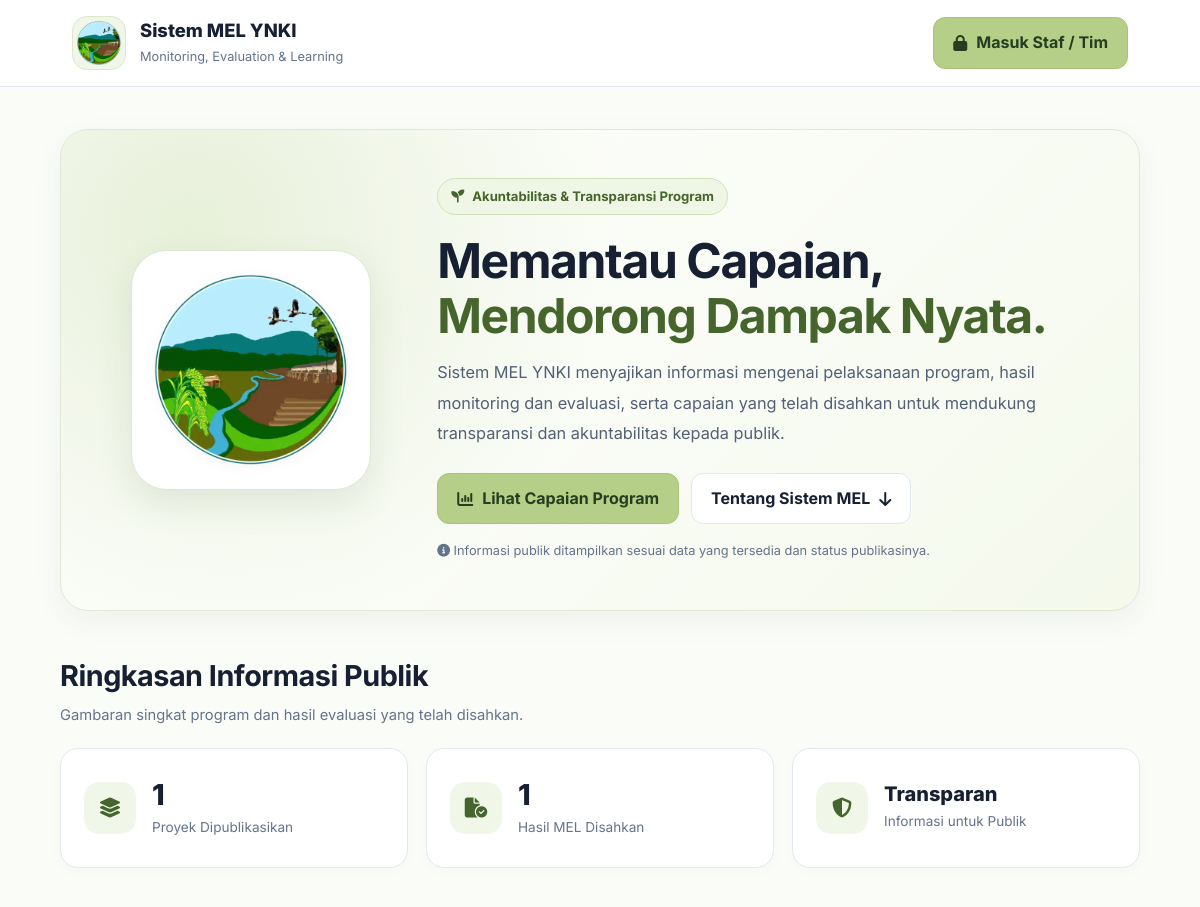
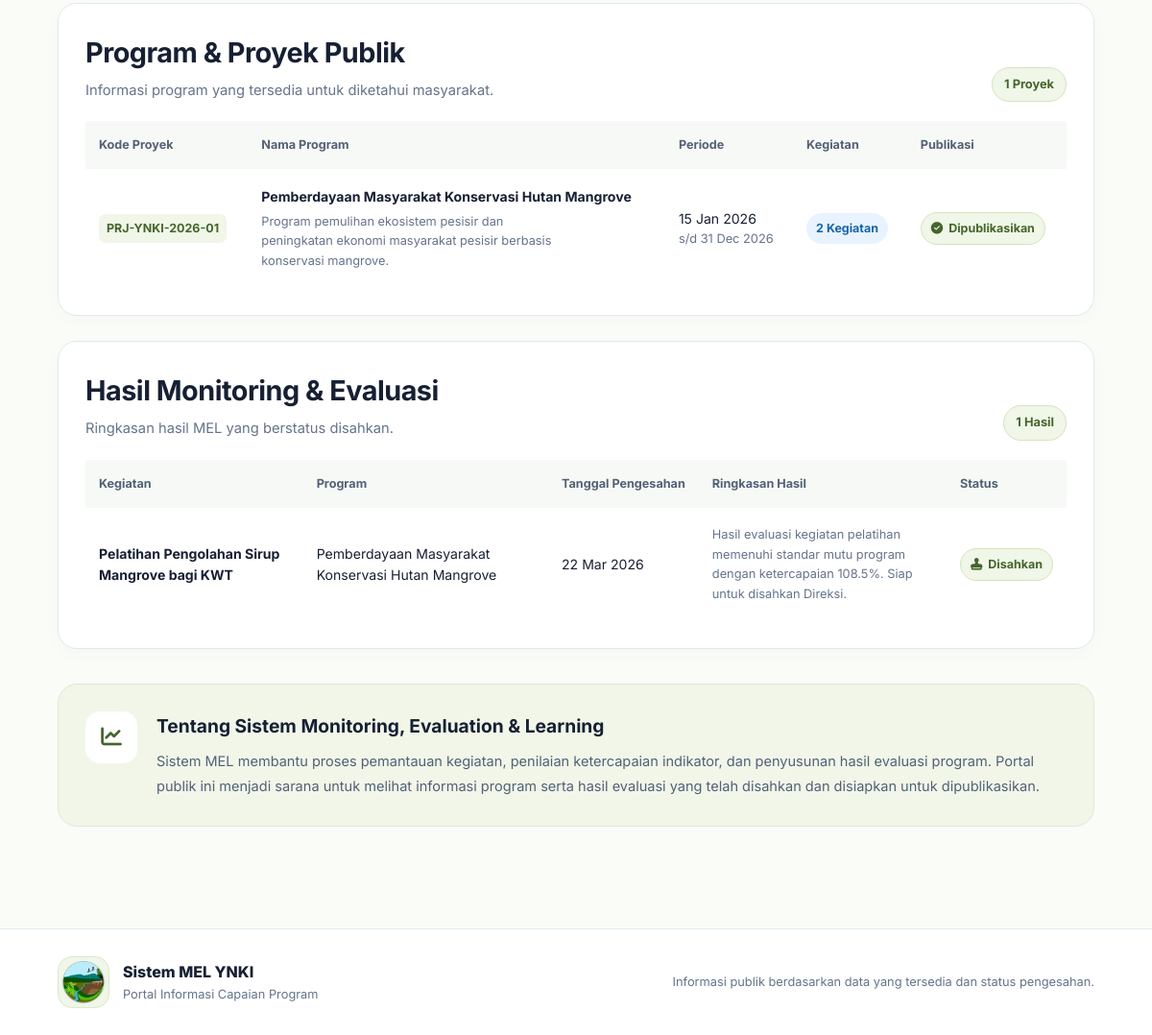
The page / on the database its author committed (2 pictures, top to bottom).
### tables this page shows
CREATE TABLE `mel_results` (
  `mel_result_id` int(11) NOT NULL,
  `activity_id` int(11) NOT NULL,
  `evaluation_id` int(11) NOT NULL,
  `submitted_by` int(11) NOT NULL,
  `submission_date` date NOT NULL,
  `result_summary` text DEFAULT NULL,
  `status` varchar(50) DEFAULT NULL
);

CREATE TABLE `projects` (
  `project_id` int(11) NOT NULL,
  `project_code` varchar(50) NOT NULL,
  `project_name` varchar(200) NOT NULL,
  `description` text DEFAULT NULL,
  `start_date` date DEFAULT NULL,
  `end_date` date DEFAULT NULL,
  `status` varchar(50) DEFAULT NULL,
  `public_status` varchar(50) DEFAULT NULL,
  `created_by` int(11) NOT NULL,
  `created_at` datetime DEFAULT current_timestamp()
);

CREATE TABLE `activities` (
  `activity_id` int(11) NOT NULL,
  `project_id` int(11) NOT NULL,
  `activity_name` varchar(200) NOT NULL,
  `description` text DEFAULT NULL,
  `location` varchar(200) DEFAULT NULL,
  `activity_type` varchar(50) DEFAULT 'Kuantitatif' COMMENT 'Jenis kegiatan: Kuantitatif atau Kualitatif',
  `status` varchar(50) DEFAULT NULL,
  `created_at` datetime DEFAULT current_timestamp()
);

CREATE TABLE `approvals` (
  `approval_id` int(11) NOT NULL,
  `mel_result_id` int(11) NOT NULL,
  `approved_by` int(11) NOT NULL,
  `approval_date` date NOT NULL,
  `decision` varchar(50) DEFAULT NULL,
  `notes` text DEFAULT NULL
);

### views/public/index.php (the view, shortened to what the rows shown need)
<!DOCTYPE html>
<html lang="id">
<head>
    <link rel="stylesheet" href="https://cdnjs.cloudflare.com/ajax/libs/font-awesome/6.4.0/css/all.min.css">
    <link rel="stylesheet" href="<?= BASE_URL ?>/public/css/style.css">
</head>
<body>
<?php
$publishedMelResults = array_values(array_filter(
    $melResults ?? [],
    static fn($result) => ($result['status'] ?? '') === 'Disetujui'
));
$publicProjects = $publicProjects ?? [];
?>
<header class="public-header">
    <a href="<?= BASE_URL ?>/" class="brand" aria-label="Beranda Sistem MEL YNKI">
        <img
            class="brand-logo"
            src="<?= BASE_URL ?>/gambar%20logo/ynki-icon.webp"
            alt="Logo YNKI"
        >
        <span>
            <span class="brand-name" style="display:block;">Sistem MEL YNKI</span>
            <span class="brand-subtitle">Monitoring, Evaluation & Learning</span>
        </span>
    </a>
    <a href="<?= BASE_URL ?>/login" class="btn-public">
        <i class="fa-solid fa-lock"></i>
        Masuk Staf / Tim
    </a>
</header>
<main class="container">
    <section class="hero">
        <div class="hero-brand">
            <div class="hero-logo-wrap">
                <img
                    class="hero-logo"
                    src="<?= BASE_URL ?>/gambar%20logo/ynki-icon.webp"
                    alt="Logo Yayasan YNKI"
                >
            </div>
        </div>
        <div>
            <span class="eyebrow">
                <i class="fa-solid fa-seedling"></i>
                Akuntabilitas & Transparansi Program
            </span>
            <h1>
                Memantau Capaian,<br>
                <span>Mendorong Dampak Nyata.</span>
            </h1>
            <p class="hero-description">
                Sistem MEL YNKI menyajikan informasi mengenai pelaksanaan
                program, hasil monitoring dan evaluasi, serta capaian yang
                telah disahkan untuk mendukung transparansi dan akuntabilitas
                kepada publik.
            </p>
            <div class="hero-actions">
                <a href="#capaian" class="btn-public">
                    <i class="fa-solid fa-chart-column"></i>
                    Lihat Capaian Program
                </a>
                <a href="#tentang" class="btn-public btn-outline">
                    Tentang Sistem MEL
                    <i class="fa-solid fa-arrow-down"></i>
                </a>
            </div>
            <div class="hero-note">
                <i class="fa-solid fa-circle-info"></i>
                Informasi publik ditampilkan sesuai data yang tersedia dan
                status publikasinya.
            </div>
        </div>
    </section>
    <section class="section" id="capaian">
        <div class="section-heading">
            <div>
                <h2>Ringkasan Informasi Publik</h2>
                <p>Gambaran singkat program dan hasil evaluasi yang telah disahkan.</p>
            </div>
        </div>
        <div class="metrics">
            <div class="metric-card">
                <div class="metric-icon">
                    <i class="fa-solid fa-layer-group"></i>
                </div>
                <div>
                    <div class="metric-value">
                        <?= count($publicProjects) ?>
                    </div>
                    <div class="metric-label">Proyek Dipublikasikan</div>
                </div>
            </div>
            <div class="metric-card">
                <div class="metric-icon">
                    <i class="fa-solid fa-file-circle-check"></i>
                </div>
                <div>
                    <div class="metric-value">
                        <?= count($publishedMelResults) ?>
                    </div>
                    <div class="metric-label">Hasil MEL Disahkan</div>
                </div>
            </div>
            <div class="metric-card">
                <div class="metric-icon">
                    <i class="fa-solid fa-shield-halved"></i>
                </div>
                <div>
                    <div class="metric-value" style="font-size:1.25rem;">
                        Transparan
                    </div>
                    <div class="metric-label">Informasi untuk Publik</div>
                </div>
            </div>
        </div>
    </section>
    <section class="content-card">
        <div class="section-heading">
            <div>
                <h2>Program & Proyek Publik</h2>
                <p>Informasi program yang tersedia untuk diketahui masyarakat.</p>
            </div>
            <span class="section-count">
                <?= count($publicProjects) ?> Proyek
            </span>
        </div>
        <div class="table-responsive">
            <table class="public-table">
                <thead>
                    <tr>
                        <th>Kode Proyek</th>
                        <th>Nama Program</th>
                        <th>Periode</th>
                        <th>Kegiatan</th>
                        <th>Publikasi</th>
                    </tr>
                </thead>
                <tbody>
                    <?php if (empty($publicProjects)): ?>
                        <tr>
                            <td colspan="5">
                                <div class="empty-state">
                                    <i class="fa-solid fa-folder-open"></i>
                                    <strong>Belum ada proyek yang dipublikasikan</strong>
                                    Informasi program akan ditampilkan di sini
                                    setelah tersedia untuk publik.
                                </div>
                            </td>
                        </tr>
                    <?php else: ?>
                        <?php foreach ($publicProjects as $p): ?>
                            <tr>
                                <td>
                                    <span class="project-code">
                                        <?= htmlspecialchars($p['project_code'] ?? '-', ENT_QUOTES, 'UTF-8') ?>
                                    </span>
                                </td>
                                <td>
                                    <span class="item-title">
                                        <?= htmlspecialchars($p['project_name'] ?? '-', ENT_QUOTES, 'UTF-8') ?>
                                    </span>
                                    <span class="item-description">
                                        <?php
                                        $description = trim($p['description'] ?? '');
                                        echo htmlspecialchars(
                                            mb_strimwidth($description, 0, 110, '...'),
                                            ENT_QUOTES,
                                            'UTF-8'
                                        );
                                        ?>
                                    </span>
                                </td>
                                <td>
                                    <?php
                                    $startDate = !empty($p['start_date'])
                                        ? date('d M Y', strtotime($p['start_date']))
                                        : '-';
                                    $endDate = !empty($p['end_date'])
                                        ? date('d M Y', strtotime($p['end_date']))
                                        : '-';
                                    ?>
                                    <span style="white-space:nowrap;">
                                        <?= htmlspecialchars($startDate, ENT_QUOTES, 'UTF-8') ?>
                                    </span>
                                    <span style="display:block;color:var(--public-muted);font-size:.8rem;">
                                        s/d <?= htmlspecialchars($endDate, ENT_QUOTES, 'UTF-8') ?>
                                    </span>
                                </td>
                                <td>
                                    <span class="activity-badge">
                                        <?= (int) ($p['total_activities'] ?? 0) ?> Kegiatan
                                    </span>
                                </td>
                                <td>
                                    <span class="status-badge">
                                        <i class="fa-solid fa-circle-check"></i>
                                        <?= htmlspecialchars($p['public_status'] ?? 'Dipublikasikan', ENT_QUOTES, 'UTF-8') ?>
                                    </span>
                                </td>
                            </tr>
                        <?php endforeach; ?>
                    <?php endif; ?>
                </tbody>
            </table>
        </div>
    </section>
    <section class="content-card">
        <div class="section-heading">
            <div>
                <h2>Hasil Monitoring & Evaluasi</h2>
                <p>Ringkasan hasil MEL yang berstatus disahkan.</p>
            </div>
            <span class="section-count">
                <?= count($publishedMelResults) ?> Hasil
            </span>
        </div>
        <div class="table-responsive">
            <table class="public-table">
                <thead>
                    <tr>
                        <th>Kegiatan</th>
                        <th>Program</th>
                        <th>Tanggal Pengesahan</th>
                        <th>Ringkasan Hasil</th>
                        <th>Status</th>
                    </tr>
                </thead>
                <tbody>
                    <?php if (empty($publishedMelResults)): ?>
                        <tr>
                            <td colspan="5">
                                <div class="empty-state">
                                    <i class="fa-solid fa-file-circle-check"></i>
                                    <strong>Belum ada hasil MEL yang diterbitkan</strong>
                                    Hasil evaluasi akan ditampilkan setelah
                                    memperoleh pengesahan.
                                </div>
                            </td>
                        </tr>
                    <?php else: ?>
                        <?php foreach ($publishedMelResults as $r): ?>
                            <tr>
                                <td>
                                    <span class="item-title">
                                        <?= htmlspecialchars($r['activity_name'] ?? '-', ENT_QUOTES, 'UTF-8') ?>
                                    </span>
                                </td>
                                <td>
                                    <?= htmlspecialchars($r['project_name'] ?? '-', ENT_QUOTES, 'UTF-8') ?>
                                </td>
                                <td>
                                    <?php if (!empty($r['approval_date'])): ?>
                                        <?= date('d M Y', strtotime($r['approval_date'])) ?>
                                    <?php else: ?>
                                        -
                                    <?php endif; ?>
                                </td>
                                <td>
                                    <span class="item-description" style="max-width:380px;margin:0;">
                                        <?= htmlspecialchars($r['result_summary'] ?? '-', ENT_QUOTES, 'UTF-8') ?>
                                    </span>
                                </td>
                                <td>
                                    <span class="status-badge">
                                        <i class="fa-solid fa-stamp"></i>
                                        Disahkan
                                    </span>
                                </td>
                            </tr>
                        <?php endforeach; ?>
                    <?php endif; ?>
                </tbody>
            </table>
        </div>
    </section>
    <section class="about-panel" id="tentang">
        <div class="about-icon">
            <i class="fa-solid fa-chart-line"></i>
        </div>
        <div>
            <h2>Tentang Sistem Monitoring, Evaluation & Learning</h2>
            <p>
                Sistem MEL membantu proses pemantauan kegiatan, penilaian
                ketercapaian indikator, dan penyusunan hasil evaluasi program.
                Portal publik ini menjadi sarana untuk melihat informasi
                program serta hasil evaluasi yang telah disahkan dan
                disiapkan untuk dipublikasikan.
            </p>
        </div>
    </section>
</main>
<footer class="public-footer">
    <div class="footer-inner">
        <div class="brand">
            <img
                class="brand-logo"
                src="<?= BASE_URL ?>/gambar%20logo/ynki-icon.webp"
                alt="Logo YNKI"
            >
            <div>
                <div class="footer-brand">Sistem MEL YNKI</div>
                <div class="footer-copy">Portal Informasi Capaian Program</div>
            </div>
        </div>
        <div class="footer-copy">
            Informasi publik berdasarkan data yang tersedia dan status pengesahan.
        </div>
    </div>
</footer>
</body>
</html>

### rows shown on the page
mel_results: status "1", activity.activity_name "Pelatihan Pengolahan Sirup Mangrove bagi KWT", projects.project_name "Pemberdayaan Masyarakat Konservasi Hutan Mangrove", approvals.approval_date "22 Mar 2026", result_summary "Hasil evaluasi kegiatan pelatihan memenuhi standar mutu program dengan ketercapaian 108.5%. Siap untuk disahkan Direksi."
projects: project_code "PRJ-YNKI-2026-01", project_name "Pemberdayaan Masyarakat Konservasi Hutan Mangrove", description "Program pemulihan ekosistem pesisir dan peningkatan ekonomi masyarakat pesisir berbasis konservasi mangrove.", start_date "15 Jan 2026", end_date "31 Dec 2026", total_activities "2", public_status "Dipublikasikan"

### other values the page prints
count($publicProjects) "1"
